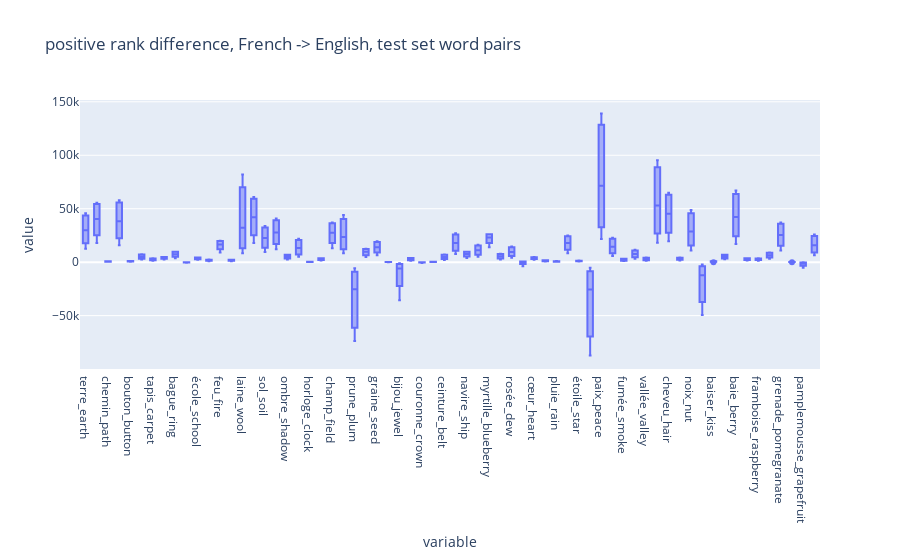

Source (notebook cell):
### Code cell
px.box(dff[(~dff['train'])].sort_values(by='num_toks_answer')[[1.0, 1.5, 2.0, 5.0, 8.0,	10.0]].T, title='positive rank difference, French -> English, test set word pairs') # 1.0, 1.5, 2.0, 5.0, 8.0, 10 betas

### Figure 1 — Plotly figure (JSON) as saved in the notebook; plotly's stock layout.template omitted (floating-point values rounded to 4 significant figures; data arrays with more than 128 entries replaced by an {"elided": "..."} marker saying what was removed)
{"data": [{"alignmentgroup": "True", "hovertemplate": "variable=%{x}<br>value=%{y}<extra></extra>", "legendgroup": "", "marker": {"color": "#636efa"}, "name": "", "notched": false, "offsetgroup": "", "orientation": "v", "showlegend": false, "type": "box", "x": {"elided": "396 str values"}, "x0": " ", "xaxis": "x", "y": {"elided": "396 int values"}, "y0": " ", "yaxis": "y"}], "layout": {"boxmode": "group", "legend": {"tracegroupgap": 0}, "title": {"text": "positive rank difference, French -> English, test set word pairs"}, "xaxis": {"anchor": "y", "domain": [0, 1], "title": {"text": "variable"}}, "yaxis": {"anchor": "x", "domain": [0, 1], "title": {"text": "value"}}}}
